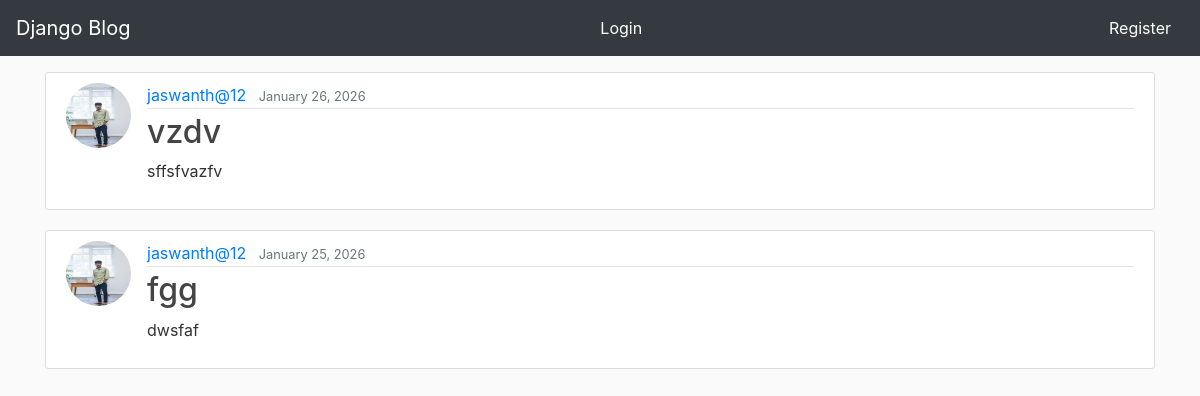
The page / on the database its author committed.
### blog/models.py (models this page shows, shortened)
class Post(models.Model):
    title = models.CharField(max_length=100)
    content = models.TextField()
    date_posted = models.DateTimeField(default=timezone.now)
    author = models.ForeignKey(User, on_delete=models.CASCADE)

### users/models.py (models this page shows, shortened)
class Profile(models.Model):
    user = models.OneToOneField(User, on_delete=models.CASCADE)
    image = models.ImageField(default='default.jpg', upload_to='profile_pics')

### blog/views.py (the view)
# urls.py: path('', PostListView.as_view(), name='blog-home'),
class PostListView(ListView):
    model = Post
    template_name = 'blog/home.html'  # <app>/<model>_<viewtype>.html
    context_object_name = 'posts'
    ordering = ['-date_posted']
    paginate_by = 2

### blog/templates/blog/home.html (shortened to what this page needs)
{% extends "blog/base.html" %}
{% block content %}
    {% for post in posts %}
        <article class="media content-section">
          <img class="rounded-circle article-img" src="{{ post.author.profile.image.url }}">
          <div class="media-body">
            <div class="article-metadata">
              <a class="mr-2" href="{% url 'user-posts' post.author.username %}">{{ post.author }}</a>
              <small class="text-muted">{{ post.date_posted|date:"F d, Y" }}</small>
            </div>
            <h2><a class="article-title" href="{% url 'post-detail' post.id %}">{{ post.title }}</a></h2>
            <p class="article-content">{{ post.content }}</p>
          </div>
        </article>
    {% endfor %}
{% endblock content %}

### blog/templates/blog/base.html (shortened to what this page needs)
{% load static %}
<!doctype html>
<html lang="en">
<head>
    <link rel="stylesheet"
          href="https://stackpath.bootstrapcdn.com/bootstrap/4.3.1/css/bootstrap.min.css">
    <link rel="stylesheet" href="{% static 'blog/main.css' %}">
</head>
<body>
<nav class="navbar navbar-dark bg-dark">
    <a class="navbar-brand" href="{% url 'blog-home' %}">Django Blog</a>
    {% if user.is_authenticated %}
        <a href="{% url 'user-posts' user.username %}" class="btn text-white">My Posts</a>
        <a href="{% url 'post-create' %}" class="btn text-white">New Post</a>
        <a href="{% url 'profile' %}" class="btn text-white">{{ user.username }}</a>
        <form method="post" action="{% url 'logout' %}" class="d-inline">
            {% csrf_token %}
            <button type="submit" class="btn text-white">Logout</button>
        </form>
    {% else %}
        <a href="{% url 'login' %}" class="btn text-white">Login</a>
        <a href="{% url 'register' %}" class="btn text-white">Register</a>
    {% endif %}
</nav>
<div class="container mt-3">
    {% block content %}{% endblock %}
</div>
</body>
</html>

### blog/static/blog/main.css (style rules this page uses)
body { background: #fafafa; color: #333333; margin-top: 0; }
h1, h2, h3, h4, h5, h6 { color: #444444; }
.content-section { background: #ffffff; padding: 10px 20px; border: 1px solid #dddddd; border-radius: 3px; margin-bottom: 20px; }
.article-title { color: #444444; }
.article-content { white-space: pre-line; }
.article-img { height: 65px; width: 65px; margin-right: 16px; }
.article-metadata { padding-bottom: 1px; margin-bottom: 4px; border-bottom: 1px solid #e3e3e3 }

### rows shown on the page
Post: author.profile.image (picture), author "jaswanth@12", date_posted "January 26, 2026", title "vzdv", content "sffsfvazfv"
Post: author.profile.image (picture), author "jaswanth@12", date_posted "January 25, 2026", title "fgg", content "dwsfaf"
